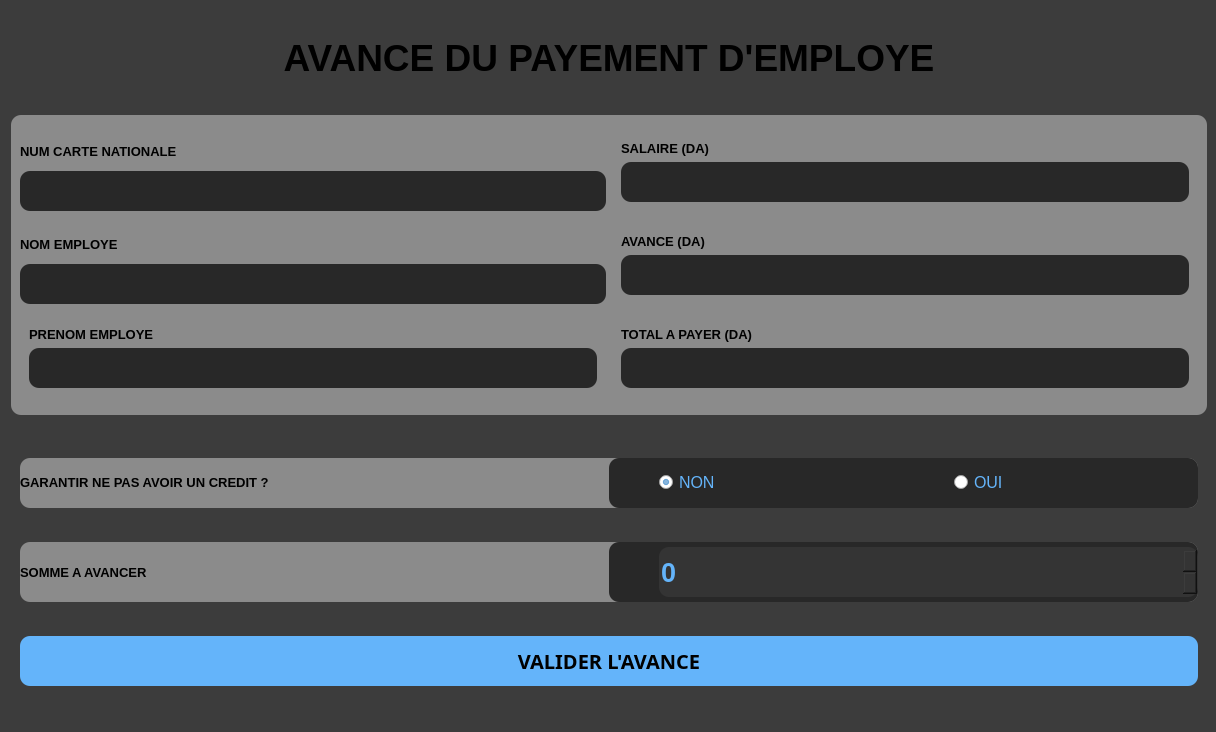
<?xml version="1.0" encoding="UTF-8"?>
<ui version="4.0">
 <class>MainWindow</class>
 <widget class="QMainWindow" name="MainWindow">
  <property name="geometry">
   <rect>
    <x>0</x>
    <y>0</y>
    <width>1216</width>
    <height>732</height>
   </rect>
  </property>
  <property name="windowTitle">
   <string>Gestion Des Employees (Avance)</string>
  </property>
  <property name="windowIcon">
   <iconset>
    <normaloff>../assets/company.png</normaloff>../assets/company.png</iconset>
  </property>
  <widget class="QWidget" name="centralwidget">
   <property name="styleSheet">
    <string notr="true">.QWidget{
background: rgb(60, 60, 60);
}
.QTextEdit{
background: rgb(40, 40, 40);
color:rgb(255, 234, 8);
border-radius: 10px;
}
.QRadioButton{
color: rgb(100, 180, 250);
}
.QPushButton{
background: rgb(100, 180, 250);
border-radius: 10px;
}</string>
   </property>
   <layout class="QVBoxLayout" name="verticalLayout_2">
    <property name="leftMargin">
     <number>11</number>
    </property>
    <item>
     <widget class="QWidget" name="widget_13" native="true">
      <property name="maximumSize">
       <size>
        <width>16777215</width>
        <height>100</height>
       </size>
      </property>
      <layout class="QHBoxLayout" name="horizontalLayout_5">
       <item>
        <widget class="QLabel" name="label_9">
         <property name="text">
          <string>&lt;html&gt;&lt;head/&gt;&lt;body&gt;&lt;p align=&quot;center&quot;&gt;&lt;span style=&quot; font-size:28pt; font-weight:600;&quot;&gt;AVANCE DU PAYEMENT D'EMPLOYE&lt;/span&gt;&lt;/p&gt;&lt;/body&gt;&lt;/html&gt;</string>
         </property>
        </widget>
       </item>
      </layout>
     </widget>
    </item>
    <item>
     <widget class="QWidget" name="widget_5" native="true">
      <property name="minimumSize">
       <size>
        <width>0</width>
        <height>40</height>
       </size>
      </property>
      <property name="maximumSize">
       <size>
        <width>16777215</width>
        <height>300</height>
       </size>
      </property>
      <property name="styleSheet">
       <string notr="true">.QWidget{
background:rgb(139, 139, 139);
border-radius:10px;
}</string>
      </property>
      <layout class="QGridLayout" name="gridLayout">
       <item row="5" column="0">
        <widget class="QWidget" name="widget_7" native="true">
         <property name="minimumSize">
          <size>
           <width>0</width>
           <height>80</height>
          </size>
         </property>
         <property name="maximumSize">
          <size>
           <width>16777215</width>
           <height>80</height>
          </size>
         </property>
         <layout class="QVBoxLayout" name="verticalLayout_5">
          <item>
           <widget class="QLabel" name="label_5">
            <property name="font">
             <font>
              <pointsize>10</pointsize>
              <weight>75</weight>
              <bold>true</bold>
             </font>
            </property>
            <property name="text">
             <string>PRENOM EMPLOYE</string>
            </property>
           </widget>
          </item>
          <item>
           <widget class="QTextEdit" name="prenom_employe">
            <property name="enabled">
             <bool>false</bool>
            </property>
            <property name="minimumSize">
             <size>
              <width>0</width>
              <height>40</height>
             </size>
            </property>
            <property name="maximumSize">
             <size>
              <width>16777215</width>
              <height>40</height>
             </size>
            </property>
            <property name="font">
             <font>
              <pointsize>12</pointsize>
             </font>
            </property>
           </widget>
          </item>
         </layout>
        </widget>
       </item>
       <item row="1" column="0">
        <widget class="QWidget" name="widget_4" native="true">
         <property name="minimumSize">
          <size>
           <width>0</width>
           <height>80</height>
          </size>
         </property>
         <property name="maximumSize">
          <size>
           <width>16777215</width>
           <height>80</height>
          </size>
         </property>
         <layout class="QVBoxLayout" name="verticalLayout">
          <property name="spacing">
           <number>0</number>
          </property>
          <property name="leftMargin">
           <number>0</number>
          </property>
          <property name="topMargin">
           <number>0</number>
          </property>
          <property name="rightMargin">
           <number>0</number>
          </property>
          <property name="bottomMargin">
           <number>0</number>
          </property>
          <item>
           <widget class="QLabel" name="label">
            <property name="minimumSize">
             <size>
              <width>0</width>
              <height>40</height>
             </size>
            </property>
            <property name="font">
             <font>
              <pointsize>10</pointsize>
              <weight>75</weight>
              <bold>true</bold>
             </font>
            </property>
            <property name="text">
             <string>NUM CARTE NATIONALE</string>
            </property>
           </widget>
          </item>
          <item>
           <widget class="QTextEdit" name="num_carte_nationale">
            <property name="enabled">
             <bool>false</bool>
            </property>
            <property name="minimumSize">
             <size>
              <width>0</width>
              <height>40</height>
             </size>
            </property>
            <property name="maximumSize">
             <size>
              <width>16777215</width>
              <height>40</height>
             </size>
            </property>
            <property name="font">
             <font>
              <pointsize>12</pointsize>
             </font>
            </property>
           </widget>
          </item>
         </layout>
        </widget>
       </item>
       <item row="4" column="0">
        <widget class="QWidget" name="widget_6" native="true">
         <property name="minimumSize">
          <size>
           <width>0</width>
           <height>80</height>
          </size>
         </property>
         <property name="maximumSize">
          <size>
           <width>16777215</width>
           <height>80</height>
          </size>
         </property>
         <layout class="QVBoxLayout" name="verticalLayout_4">
          <property name="spacing">
           <number>0</number>
          </property>
          <property name="leftMargin">
           <number>0</number>
          </property>
          <property name="topMargin">
           <number>0</number>
          </property>
          <property name="rightMargin">
           <number>0</number>
          </property>
          <property name="bottomMargin">
           <number>0</number>
          </property>
          <item>
           <widget class="QLabel" name="label_4">
            <property name="minimumSize">
             <size>
              <width>0</width>
              <height>0</height>
             </size>
            </property>
            <property name="font">
             <font>
              <pointsize>10</pointsize>
              <weight>75</weight>
              <bold>true</bold>
             </font>
            </property>
            <property name="text">
             <string>NOM EMPLOYE</string>
            </property>
           </widget>
          </item>
          <item>
           <widget class="QTextEdit" name="nom_employe">
            <property name="enabled">
             <bool>false</bool>
            </property>
            <property name="minimumSize">
             <size>
              <width>0</width>
              <height>40</height>
             </size>
            </property>
            <property name="maximumSize">
             <size>
              <width>16777215</width>
              <height>40</height>
             </size>
            </property>
            <property name="font">
             <font>
              <pointsize>12</pointsize>
             </font>
            </property>
           </widget>
          </item>
         </layout>
        </widget>
       </item>
       <item row="4" column="1">
        <widget class="QWidget" name="widget_9" native="true">
         <property name="minimumSize">
          <size>
           <width>0</width>
           <height>80</height>
          </size>
         </property>
         <property name="maximumSize">
          <size>
           <width>16777215</width>
           <height>80</height>
          </size>
         </property>
         <layout class="QVBoxLayout" name="verticalLayout_7">
          <item>
           <widget class="QLabel" name="label_7">
            <property name="font">
             <font>
              <pointsize>10</pointsize>
              <weight>75</weight>
              <bold>true</bold>
             </font>
            </property>
            <property name="text">
             <string>AVANCE (DA)</string>
            </property>
           </widget>
          </item>
          <item>
           <widget class="QTextEdit" name="avance">
            <property name="enabled">
             <bool>false</bool>
            </property>
            <property name="minimumSize">
             <size>
              <width>0</width>
              <height>40</height>
             </size>
            </property>
            <property name="maximumSize">
             <size>
              <width>16777215</width>
              <height>40</height>
             </size>
            </property>
            <property name="font">
             <font>
              <pointsize>12</pointsize>
             </font>
            </property>
           </widget>
          </item>
         </layout>
        </widget>
       </item>
       <item row="5" column="1">
        <widget class="QWidget" name="widget_10" native="true">
         <property name="minimumSize">
          <size>
           <width>0</width>
           <height>80</height>
          </size>
         </property>
         <property name="maximumSize">
          <size>
           <width>16777215</width>
           <height>80</height>
          </size>
         </property>
         <layout class="QVBoxLayout" name="verticalLayout_8">
          <item>
           <widget class="QLabel" name="label_8">
            <property name="font">
             <font>
              <pointsize>10</pointsize>
              <weight>75</weight>
              <bold>true</bold>
             </font>
            </property>
            <property name="text">
             <string>TOTAL A PAYER (DA)</string>
            </property>
           </widget>
          </item>
          <item>
           <widget class="QTextEdit" name="total_a_payer">
            <property name="enabled">
             <bool>false</bool>
            </property>
            <property name="minimumSize">
             <size>
              <width>0</width>
              <height>40</height>
             </size>
            </property>
            <property name="maximumSize">
             <size>
              <width>16777215</width>
              <height>40</height>
             </size>
            </property>
            <property name="font">
             <font>
              <pointsize>12</pointsize>
             </font>
            </property>
           </widget>
          </item>
         </layout>
        </widget>
       </item>
       <item row="1" column="1">
        <widget class="QWidget" name="widget_8" native="true">
         <property name="minimumSize">
          <size>
           <width>0</width>
           <height>80</height>
          </size>
         </property>
         <property name="maximumSize">
          <size>
           <width>16777215</width>
           <height>80</height>
          </size>
         </property>
         <layout class="QVBoxLayout" name="verticalLayout_6">
          <item>
           <widget class="QLabel" name="label_6">
            <property name="font">
             <font>
              <pointsize>10</pointsize>
              <weight>75</weight>
              <bold>true</bold>
             </font>
            </property>
            <property name="text">
             <string>SALAIRE (DA)</string>
            </property>
           </widget>
          </item>
          <item>
           <widget class="QTextEdit" name="salaire">
            <property name="enabled">
             <bool>false</bool>
            </property>
            <property name="minimumSize">
             <size>
              <width>0</width>
              <height>40</height>
             </size>
            </property>
            <property name="maximumSize">
             <size>
              <width>16777215</width>
              <height>40</height>
             </size>
            </property>
            <property name="font">
             <font>
              <pointsize>12</pointsize>
             </font>
            </property>
           </widget>
          </item>
         </layout>
        </widget>
       </item>
      </layout>
     </widget>
    </item>
    <item>
     <widget class="QWidget" name="widget" native="true">
      <layout class="QVBoxLayout" name="verticalLayout_3">
       <item>
        <widget class="QWidget" name="widget_2" native="true">
         <property name="minimumSize">
          <size>
           <width>0</width>
           <height>50</height>
          </size>
         </property>
         <property name="maximumSize">
          <size>
           <width>16777215</width>
           <height>50</height>
          </size>
         </property>
         <property name="styleSheet">
          <string notr="true">.QWidget{
background:rgb(139, 139, 139);
border-radius:10px;
}</string>
         </property>
         <layout class="QHBoxLayout" name="horizontalLayout">
          <property name="spacing">
           <number>0</number>
          </property>
          <property name="leftMargin">
           <number>0</number>
          </property>
          <property name="topMargin">
           <number>0</number>
          </property>
          <property name="rightMargin">
           <number>0</number>
          </property>
          <property name="bottomMargin">
           <number>0</number>
          </property>
          <item>
           <widget class="QLabel" name="label_2">
            <property name="font">
             <font>
              <pointsize>10</pointsize>
              <weight>75</weight>
              <bold>true</bold>
             </font>
            </property>
            <property name="text">
             <string>&lt;html&gt;&lt;head/&gt;&lt;body&gt;&lt;p&gt;GARANTIR NE PAS AVOIR UN CREDIT ?&lt;/p&gt;&lt;/body&gt;&lt;/html&gt;</string>
            </property>
           </widget>
          </item>
          <item>
           <widget class="QWidget" name="widget_12" native="true">
            <property name="styleSheet">
             <string notr="true">.QWidget{
background: rgb(40, 40, 40);
color: rgb(188, 255, 54);
border-radius: 10px;
}</string>
            </property>
            <layout class="QHBoxLayout" name="horizontalLayout_4">
             <property name="spacing">
              <number>50</number>
             </property>
             <property name="leftMargin">
              <number>50</number>
             </property>
             <property name="topMargin">
              <number>0</number>
             </property>
             <property name="rightMargin">
              <number>0</number>
             </property>
             <property name="bottomMargin">
              <number>0</number>
             </property>
             <item>
              <widget class="QRadioButton" name="credit_non">
               <property name="font">
                <font>
                 <pointsize>12</pointsize>
                </font>
               </property>
               <property name="text">
                <string>NON</string>
               </property>
               <property name="checked">
                <bool>true</bool>
               </property>
              </widget>
             </item>
             <item>
              <widget class="QRadioButton" name="credit_oui">
               <property name="font">
                <font>
                 <pointsize>12</pointsize>
                </font>
               </property>
               <property name="text">
                <string>OUI</string>
               </property>
               <property name="checked">
                <bool>false</bool>
               </property>
              </widget>
             </item>
            </layout>
           </widget>
          </item>
         </layout>
        </widget>
       </item>
       <item>
        <widget class="QWidget" name="widget_3" native="true">
         <property name="maximumSize">
          <size>
           <width>16777215</width>
           <height>60</height>
          </size>
         </property>
         <property name="styleSheet">
          <string notr="true">.QWidget{
background:rgb(139, 139, 139);
border-radius:10px;
}</string>
         </property>
         <layout class="QHBoxLayout" name="horizontalLayout_2">
          <property name="spacing">
           <number>0</number>
          </property>
          <property name="leftMargin">
           <number>0</number>
          </property>
          <property name="topMargin">
           <number>0</number>
          </property>
          <property name="rightMargin">
           <number>0</number>
          </property>
          <property name="bottomMargin">
           <number>0</number>
          </property>
          <item>
           <widget class="QLabel" name="label_3">
            <property name="font">
             <font>
              <pointsize>10</pointsize>
              <weight>75</weight>
              <bold>true</bold>
             </font>
            </property>
            <property name="text">
             <string>SOMME A AVANCER</string>
            </property>
           </widget>
          </item>
          <item>
           <widget class="QWidget" name="widget_11" native="true">
            <property name="styleSheet">
             <string notr="true">.QWidget{
background: rgb(40, 40, 40);
color: rgb(100, 180, 250);
border-radius: 10px;
}</string>
            </property>
            <layout class="QHBoxLayout" name="horizontalLayout_3">
             <property name="spacing">
              <number>10</number>
             </property>
             <property name="leftMargin">
              <number>50</number>
             </property>
             <property name="topMargin">
              <number>0</number>
             </property>
             <property name="rightMargin">
              <number>0</number>
             </property>
             <property name="bottomMargin">
              <number>0</number>
             </property>
             <item>
              <widget class="QSpinBox" name="somme_a_avancer">
               <property name="minimumSize">
                <size>
                 <width>200</width>
                 <height>50</height>
                </size>
               </property>
               <property name="maximumSize">
                <size>
                 <width>16777215</width>
                 <height>50</height>
                </size>
               </property>
               <property name="font">
                <font>
                 <pointsize>20</pointsize>
                 <weight>75</weight>
                 <bold>true</bold>
                </font>
               </property>
               <property name="styleSheet">
                <string notr="true">.QSpinBox{
background: rgb(100, 180, 250);
background: rgb(52, 52, 52);
color: rgb(100, 180, 250);
border-radius: 10px;
}</string>
               </property>
              </widget>
             </item>
            </layout>
           </widget>
          </item>
         </layout>
        </widget>
       </item>
       <item>
        <widget class="QPushButton" name="valider_avance_btn">
         <property name="minimumSize">
          <size>
           <width>0</width>
           <height>50</height>
          </size>
         </property>
         <property name="maximumSize">
          <size>
           <width>16777215</width>
           <height>50</height>
          </size>
         </property>
         <property name="font">
          <font>
           <family>Segoe UI Black</family>
           <pointsize>15</pointsize>
           <weight>75</weight>
           <bold>true</bold>
          </font>
         </property>
         <property name="text">
          <string>VALIDER L'AVANCE</string>
         </property>
        </widget>
       </item>
      </layout>
     </widget>
    </item>
   </layout>
  </widget>
 </widget>
 <resources/>
 <connections/>
</ui>
